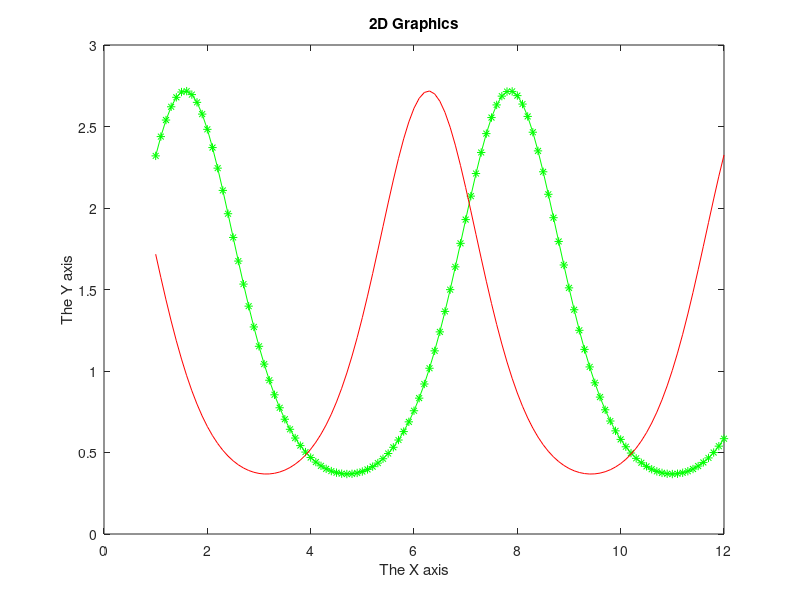

This figure's MATLAB source:
%%%%%%%%%%%%%%%%%%%%%%%%%%%%%%
%Joseph Doyle, UML Spring '19%
%EECE 1070-821 Lab           %
%Lab 2D                      %
%%%%%%%%%%%%%%%%%%%%%%%%%%%%%%

x = 1: .1: 12;
y = exp(sin(x));
plot (x,y,'g-*');
hold on;
y=exp(cos(x));
plot(x,y,'r-')
title('2D Graphics');
xlabel('The X axis');
ylabel('The Y axis');